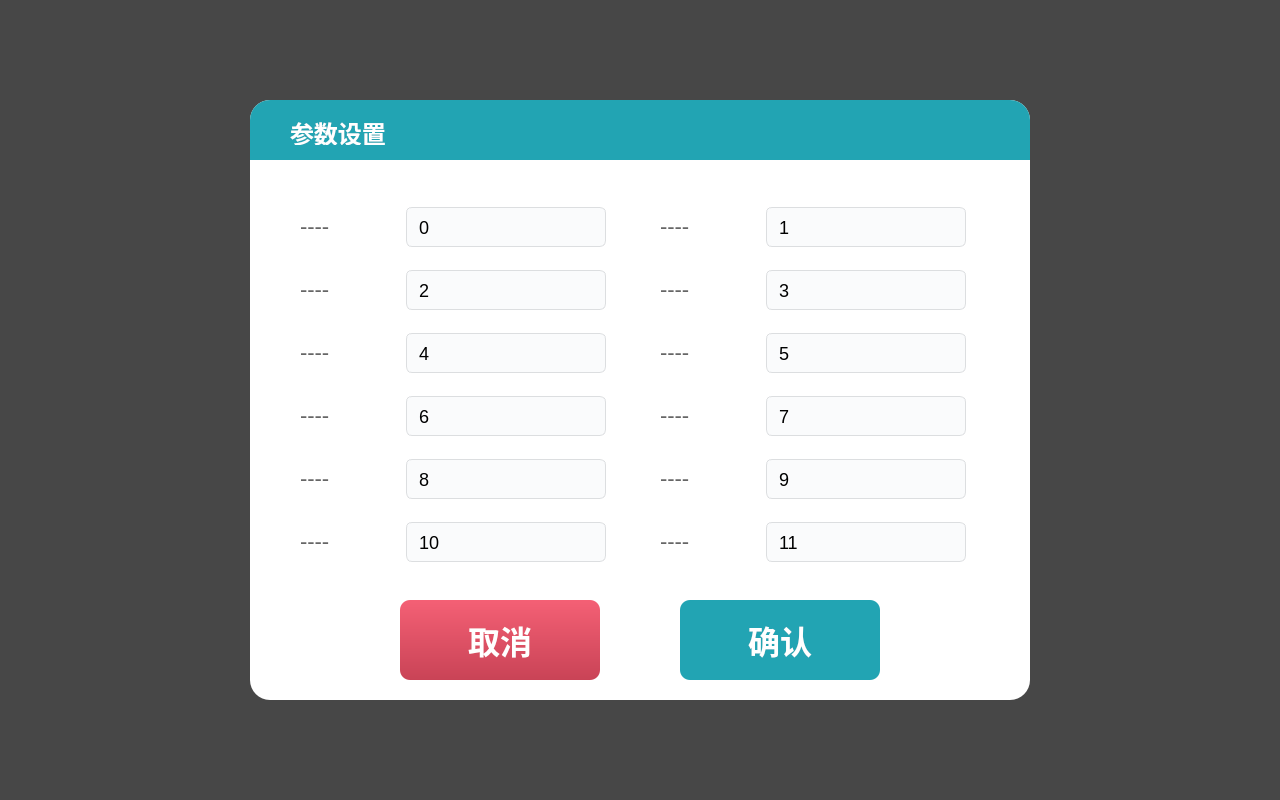
<?xml version="1.0" encoding="UTF-8"?>
<ui version="4.0">
 <class>DSampleApplyParams</class>
 <widget class="QWidget" name="DSampleApplyParams">
  <property name="geometry">
   <rect>
    <x>0</x>
    <y>0</y>
    <width>1280</width>
    <height>800</height>
   </rect>
  </property>
  <property name="windowTitle">
   <string>Form</string>
  </property>
  <property name="styleSheet">
   <string notr="true">image: none;
background: none;

background-color: rgba(0, 0, 0, 120);</string>
  </property>
  <layout class="QGridLayout" name="gridLayout">
   <item row="2" column="1">
    <spacer name="verticalSpacer_2">
     <property name="orientation">
      <enum>Qt::Vertical</enum>
     </property>
     <property name="sizeHint" stdset="0">
      <size>
       <width>20</width>
       <height>132</height>
      </size>
     </property>
    </spacer>
   </item>
   <item row="1" column="0">
    <spacer name="horizontalSpacer">
     <property name="orientation">
      <enum>Qt::Horizontal</enum>
     </property>
     <property name="sizeHint" stdset="0">
      <size>
       <width>232</width>
       <height>20</height>
      </size>
     </property>
    </spacer>
   </item>
   <item row="1" column="2">
    <spacer name="horizontalSpacer_2">
     <property name="orientation">
      <enum>Qt::Horizontal</enum>
     </property>
     <property name="sizeHint" stdset="0">
      <size>
       <width>232</width>
       <height>20</height>
      </size>
     </property>
    </spacer>
   </item>
   <item row="0" column="1">
    <spacer name="verticalSpacer">
     <property name="orientation">
      <enum>Qt::Vertical</enum>
     </property>
     <property name="sizeHint" stdset="0">
      <size>
       <width>20</width>
       <height>132</height>
      </size>
     </property>
    </spacer>
   </item>
   <item row="1" column="1">
    <widget class="QWidget" name="widget" native="true">
     <property name="minimumSize">
      <size>
       <width>780</width>
       <height>600</height>
      </size>
     </property>
     <property name="styleSheet">
      <string notr="true">image: none;
border-image: none;
background-image: none;

background: #FFFFFF;
border-radius: 20px;</string>
     </property>
     <widget class="QLabel" name="label_name">
      <property name="geometry">
       <rect>
        <x>40</x>
        <y>20</y>
        <width>241</width>
        <height>25</height>
       </rect>
      </property>
      <property name="styleSheet">
       <string notr="true">background: transparent;

width: 46px;
height: 23px;
font-family: PingFang SC;
font-weight: 500;
font-size: 24px;
color: #ffffff;
line-height: 34px;</string>
      </property>
      <property name="text">
       <string>参数设置</string>
      </property>
     </widget>
     <widget class="QWidget" name="layoutWidget">
      <property name="geometry">
       <rect>
        <x>50</x>
        <y>90</y>
        <width>666</width>
        <height>391</height>
       </rect>
      </property>
      <layout class="QGridLayout" name="gridLayout_2">
       <item row="3" column="0">
        <widget class="QLabel" name="label_paramsName_6">
         <property name="sizePolicy">
          <sizepolicy hsizetype="Fixed" vsizetype="Minimum">
           <horstretch>0</horstretch>
           <verstretch>0</verstretch>
          </sizepolicy>
         </property>
         <property name="minimumSize">
          <size>
           <width>100</width>
           <height>25</height>
          </size>
         </property>
         <property name="maximumSize">
          <size>
           <width>100</width>
           <height>25</height>
          </size>
         </property>
         <property name="styleSheet">
          <string notr="true">font-size: 22px;
font-family: &quot;PingFang SC&quot;;
color: #666666;
</string>
         </property>
         <property name="text">
          <string>----</string>
         </property>
        </widget>
       </item>
       <item row="5" column="4">
        <widget class="QLineEdit" name="edit_params_11">
         <property name="sizePolicy">
          <sizepolicy hsizetype="Fixed" vsizetype="Fixed">
           <horstretch>0</horstretch>
           <verstretch>0</verstretch>
          </sizepolicy>
         </property>
         <property name="minimumSize">
          <size>
           <width>200</width>
           <height>40</height>
          </size>
         </property>
         <property name="maximumSize">
          <size>
           <width>200</width>
           <height>40</height>
          </size>
         </property>
         <property name="styleSheet">
          <string notr="true">background: #FAFBFC;
border: 1px solid #DCDEE0;
border-radius: 6px;
font-size: 18px;
font-family: &quot;PingFang SC&quot;;
padding-left: 10px;</string>
         </property>
         <property name="text">
          <string>11</string>
         </property>
        </widget>
       </item>
       <item row="3" column="1">
        <widget class="QLineEdit" name="edit_params_6">
         <property name="sizePolicy">
          <sizepolicy hsizetype="Fixed" vsizetype="Fixed">
           <horstretch>0</horstretch>
           <verstretch>0</verstretch>
          </sizepolicy>
         </property>
         <property name="minimumSize">
          <size>
           <width>200</width>
           <height>40</height>
          </size>
         </property>
         <property name="maximumSize">
          <size>
           <width>200</width>
           <height>40</height>
          </size>
         </property>
         <property name="styleSheet">
          <string notr="true">background: #FAFBFC;
border: 1px solid #DCDEE0;
border-radius: 6px;
font-size: 18px;
font-family: &quot;PingFang SC&quot;;
padding-left: 10px;</string>
         </property>
         <property name="text">
          <string>6</string>
         </property>
        </widget>
       </item>
       <item row="2" column="4">
        <widget class="QLineEdit" name="edit_params_5">
         <property name="sizePolicy">
          <sizepolicy hsizetype="Fixed" vsizetype="Fixed">
           <horstretch>0</horstretch>
           <verstretch>0</verstretch>
          </sizepolicy>
         </property>
         <property name="minimumSize">
          <size>
           <width>200</width>
           <height>40</height>
          </size>
         </property>
         <property name="maximumSize">
          <size>
           <width>200</width>
           <height>40</height>
          </size>
         </property>
         <property name="styleSheet">
          <string notr="true">background: #FAFBFC;
border: 1px solid #DCDEE0;
border-radius: 6px;
font-size: 18px;
font-family: &quot;PingFang SC&quot;;
padding-left: 10px;</string>
         </property>
         <property name="text">
          <string>5</string>
         </property>
        </widget>
       </item>
       <item row="5" column="3">
        <widget class="QLabel" name="label_paramsName_11">
         <property name="sizePolicy">
          <sizepolicy hsizetype="Fixed" vsizetype="Minimum">
           <horstretch>0</horstretch>
           <verstretch>0</verstretch>
          </sizepolicy>
         </property>
         <property name="minimumSize">
          <size>
           <width>100</width>
           <height>25</height>
          </size>
         </property>
         <property name="maximumSize">
          <size>
           <width>100</width>
           <height>25</height>
          </size>
         </property>
         <property name="styleSheet">
          <string notr="true">font-size: 22px;
font-family: &quot;PingFang SC&quot;;
color: #666666;
</string>
         </property>
         <property name="text">
          <string>----</string>
         </property>
        </widget>
       </item>
       <item row="2" column="3">
        <widget class="QLabel" name="label_paramsName_5">
         <property name="sizePolicy">
          <sizepolicy hsizetype="Fixed" vsizetype="Minimum">
           <horstretch>0</horstretch>
           <verstretch>0</verstretch>
          </sizepolicy>
         </property>
         <property name="minimumSize">
          <size>
           <width>100</width>
           <height>25</height>
          </size>
         </property>
         <property name="maximumSize">
          <size>
           <width>100</width>
           <height>25</height>
          </size>
         </property>
         <property name="styleSheet">
          <string notr="true">font-size: 22px;
font-family: &quot;PingFang SC&quot;;
color: #666666;
</string>
         </property>
         <property name="text">
          <string>----</string>
         </property>
        </widget>
       </item>
       <item row="1" column="4">
        <widget class="QLineEdit" name="edit_params_3">
         <property name="sizePolicy">
          <sizepolicy hsizetype="Fixed" vsizetype="Fixed">
           <horstretch>0</horstretch>
           <verstretch>0</verstretch>
          </sizepolicy>
         </property>
         <property name="minimumSize">
          <size>
           <width>200</width>
           <height>40</height>
          </size>
         </property>
         <property name="maximumSize">
          <size>
           <width>200</width>
           <height>40</height>
          </size>
         </property>
         <property name="styleSheet">
          <string notr="true">background: #FAFBFC;
border: 1px solid #DCDEE0;
border-radius: 6px;
font-size: 18px;
font-family: &quot;PingFang SC&quot;;
padding-left: 10px;</string>
         </property>
         <property name="text">
          <string>3</string>
         </property>
        </widget>
       </item>
       <item row="1" column="1">
        <widget class="QLineEdit" name="edit_params_2">
         <property name="sizePolicy">
          <sizepolicy hsizetype="Fixed" vsizetype="Fixed">
           <horstretch>0</horstretch>
           <verstretch>0</verstretch>
          </sizepolicy>
         </property>
         <property name="minimumSize">
          <size>
           <width>200</width>
           <height>40</height>
          </size>
         </property>
         <property name="maximumSize">
          <size>
           <width>200</width>
           <height>40</height>
          </size>
         </property>
         <property name="styleSheet">
          <string notr="true">background: #FAFBFC;
border: 1px solid #DCDEE0;
border-radius: 6px;
font-size: 18px;
font-family: &quot;PingFang SC&quot;;
padding-left: 10px;</string>
         </property>
         <property name="text">
          <string>2</string>
         </property>
        </widget>
       </item>
       <item row="4" column="4">
        <widget class="QLineEdit" name="edit_params_9">
         <property name="sizePolicy">
          <sizepolicy hsizetype="Fixed" vsizetype="Fixed">
           <horstretch>0</horstretch>
           <verstretch>0</verstretch>
          </sizepolicy>
         </property>
         <property name="minimumSize">
          <size>
           <width>200</width>
           <height>40</height>
          </size>
         </property>
         <property name="maximumSize">
          <size>
           <width>200</width>
           <height>40</height>
          </size>
         </property>
         <property name="styleSheet">
          <string notr="true">background: #FAFBFC;
border: 1px solid #DCDEE0;
border-radius: 6px;
font-size: 18px;
font-family: &quot;PingFang SC&quot;;
padding-left: 10px;</string>
         </property>
         <property name="text">
          <string>9</string>
         </property>
        </widget>
       </item>
       <item row="0" column="4">
        <widget class="QLineEdit" name="edit_params_1">
         <property name="sizePolicy">
          <sizepolicy hsizetype="Fixed" vsizetype="Fixed">
           <horstretch>0</horstretch>
           <verstretch>0</verstretch>
          </sizepolicy>
         </property>
         <property name="minimumSize">
          <size>
           <width>200</width>
           <height>40</height>
          </size>
         </property>
         <property name="maximumSize">
          <size>
           <width>200</width>
           <height>40</height>
          </size>
         </property>
         <property name="styleSheet">
          <string notr="true">background: #FAFBFC;
border: 1px solid #DCDEE0;
border-radius: 6px;
font-size: 18px;
font-family: &quot;PingFang SC&quot;;
padding-left: 10px;</string>
         </property>
         <property name="text">
          <string>1</string>
         </property>
        </widget>
       </item>
       <item row="4" column="0">
        <widget class="QLabel" name="label_paramsName_8">
         <property name="sizePolicy">
          <sizepolicy hsizetype="Fixed" vsizetype="Minimum">
           <horstretch>0</horstretch>
           <verstretch>0</verstretch>
          </sizepolicy>
         </property>
         <property name="minimumSize">
          <size>
           <width>100</width>
           <height>25</height>
          </size>
         </property>
         <property name="maximumSize">
          <size>
           <width>100</width>
           <height>25</height>
          </size>
         </property>
         <property name="styleSheet">
          <string notr="true">font-size: 22px;
font-family: &quot;PingFang SC&quot;;
color: #666666;
</string>
         </property>
         <property name="text">
          <string>----</string>
         </property>
        </widget>
       </item>
       <item row="0" column="0">
        <widget class="QLabel" name="label_paramsName_0">
         <property name="sizePolicy">
          <sizepolicy hsizetype="Fixed" vsizetype="Minimum">
           <horstretch>0</horstretch>
           <verstretch>0</verstretch>
          </sizepolicy>
         </property>
         <property name="minimumSize">
          <size>
           <width>100</width>
           <height>25</height>
          </size>
         </property>
         <property name="maximumSize">
          <size>
           <width>100</width>
           <height>25</height>
          </size>
         </property>
         <property name="styleSheet">
          <string notr="true">font-size: 22px;
font-family: &quot;PingFang SC&quot;;
color: #666666;
</string>
         </property>
         <property name="text">
          <string>----</string>
         </property>
        </widget>
       </item>
       <item row="1" column="0">
        <widget class="QLabel" name="label_paramsName_2">
         <property name="sizePolicy">
          <sizepolicy hsizetype="Fixed" vsizetype="Minimum">
           <horstretch>0</horstretch>
           <verstretch>0</verstretch>
          </sizepolicy>
         </property>
         <property name="minimumSize">
          <size>
           <width>100</width>
           <height>25</height>
          </size>
         </property>
         <property name="maximumSize">
          <size>
           <width>100</width>
           <height>25</height>
          </size>
         </property>
         <property name="styleSheet">
          <string notr="true">font-size: 22px;
font-family: &quot;PingFang SC&quot;;
color: #666666;
</string>
         </property>
         <property name="text">
          <string>----</string>
         </property>
        </widget>
       </item>
       <item row="2" column="1">
        <widget class="QLineEdit" name="edit_params_4">
         <property name="sizePolicy">
          <sizepolicy hsizetype="Fixed" vsizetype="Fixed">
           <horstretch>0</horstretch>
           <verstretch>0</verstretch>
          </sizepolicy>
         </property>
         <property name="minimumSize">
          <size>
           <width>200</width>
           <height>40</height>
          </size>
         </property>
         <property name="maximumSize">
          <size>
           <width>200</width>
           <height>40</height>
          </size>
         </property>
         <property name="styleSheet">
          <string notr="true">background: #FAFBFC;
border: 1px solid #DCDEE0;
border-radius: 6px;
font-size: 18px;
font-family: &quot;PingFang SC&quot;;
padding-left: 10px;</string>
         </property>
         <property name="text">
          <string>4</string>
         </property>
        </widget>
       </item>
       <item row="1" column="3">
        <widget class="QLabel" name="label_paramsName_3">
         <property name="sizePolicy">
          <sizepolicy hsizetype="Fixed" vsizetype="Minimum">
           <horstretch>0</horstretch>
           <verstretch>0</verstretch>
          </sizepolicy>
         </property>
         <property name="minimumSize">
          <size>
           <width>100</width>
           <height>25</height>
          </size>
         </property>
         <property name="maximumSize">
          <size>
           <width>100</width>
           <height>25</height>
          </size>
         </property>
         <property name="styleSheet">
          <string notr="true">font-size: 22px;
font-family: &quot;PingFang SC&quot;;
color: #666666;
</string>
         </property>
         <property name="text">
          <string>----</string>
         </property>
        </widget>
       </item>
       <item row="5" column="1">
        <widget class="QLineEdit" name="edit_params_10">
         <property name="sizePolicy">
          <sizepolicy hsizetype="Fixed" vsizetype="Fixed">
           <horstretch>0</horstretch>
           <verstretch>0</verstretch>
          </sizepolicy>
         </property>
         <property name="minimumSize">
          <size>
           <width>200</width>
           <height>40</height>
          </size>
         </property>
         <property name="maximumSize">
          <size>
           <width>200</width>
           <height>40</height>
          </size>
         </property>
         <property name="styleSheet">
          <string notr="true">background: #FAFBFC;
border: 1px solid #DCDEE0;
border-radius: 6px;
font-size: 18px;
font-family: &quot;PingFang SC&quot;;
padding-left: 10px;</string>
         </property>
         <property name="text">
          <string>10</string>
         </property>
        </widget>
       </item>
       <item row="4" column="1">
        <widget class="QLineEdit" name="edit_params_8">
         <property name="sizePolicy">
          <sizepolicy hsizetype="Fixed" vsizetype="Fixed">
           <horstretch>0</horstretch>
           <verstretch>0</verstretch>
          </sizepolicy>
         </property>
         <property name="minimumSize">
          <size>
           <width>200</width>
           <height>40</height>
          </size>
         </property>
         <property name="maximumSize">
          <size>
           <width>200</width>
           <height>40</height>
          </size>
         </property>
         <property name="styleSheet">
          <string notr="true">background: #FAFBFC;
border: 1px solid #DCDEE0;
border-radius: 6px;
font-size: 18px;
font-family: &quot;PingFang SC&quot;;
padding-left: 10px;</string>
         </property>
         <property name="text">
          <string>8</string>
         </property>
        </widget>
       </item>
       <item row="5" column="0">
        <widget class="QLabel" name="label_paramsName_10">
         <property name="sizePolicy">
          <sizepolicy hsizetype="Fixed" vsizetype="Minimum">
           <horstretch>0</horstretch>
           <verstretch>0</verstretch>
          </sizepolicy>
         </property>
         <property name="minimumSize">
          <size>
           <width>100</width>
           <height>25</height>
          </size>
         </property>
         <property name="maximumSize">
          <size>
           <width>100</width>
           <height>25</height>
          </size>
         </property>
         <property name="styleSheet">
          <string notr="true">font-size: 22px;
font-family: &quot;PingFang SC&quot;;
color: #666666;
</string>
         </property>
         <property name="text">
          <string>----</string>
         </property>
        </widget>
       </item>
       <item row="0" column="2">
        <spacer name="horizontalSpacer_3">
         <property name="orientation">
          <enum>Qt::Horizontal</enum>
         </property>
         <property name="sizeHint" stdset="0">
          <size>
           <width>40</width>
           <height>20</height>
          </size>
         </property>
        </spacer>
       </item>
       <item row="3" column="3">
        <widget class="QLabel" name="label_paramsName_7">
         <property name="sizePolicy">
          <sizepolicy hsizetype="Fixed" vsizetype="Minimum">
           <horstretch>0</horstretch>
           <verstretch>0</verstretch>
          </sizepolicy>
         </property>
         <property name="minimumSize">
          <size>
           <width>100</width>
           <height>25</height>
          </size>
         </property>
         <property name="maximumSize">
          <size>
           <width>100</width>
           <height>25</height>
          </size>
         </property>
         <property name="styleSheet">
          <string notr="true">font-size: 22px;
font-family: &quot;PingFang SC&quot;;
color: #666666;
</string>
         </property>
         <property name="text">
          <string>----</string>
         </property>
        </widget>
       </item>
       <item row="3" column="4">
        <widget class="QLineEdit" name="edit_params_7">
         <property name="sizePolicy">
          <sizepolicy hsizetype="Fixed" vsizetype="Fixed">
           <horstretch>0</horstretch>
           <verstretch>0</verstretch>
          </sizepolicy>
         </property>
         <property name="minimumSize">
          <size>
           <width>200</width>
           <height>40</height>
          </size>
         </property>
         <property name="maximumSize">
          <size>
           <width>200</width>
           <height>40</height>
          </size>
         </property>
         <property name="styleSheet">
          <string notr="true">background: #FAFBFC;
border: 1px solid #DCDEE0;
border-radius: 6px;
font-size: 18px;
font-family: &quot;PingFang SC&quot;;
padding-left: 10px;</string>
         </property>
         <property name="text">
          <string>7</string>
         </property>
        </widget>
       </item>
       <item row="2" column="0">
        <widget class="QLabel" name="label_paramsName_4">
         <property name="sizePolicy">
          <sizepolicy hsizetype="Fixed" vsizetype="Minimum">
           <horstretch>0</horstretch>
           <verstretch>0</verstretch>
          </sizepolicy>
         </property>
         <property name="minimumSize">
          <size>
           <width>100</width>
           <height>25</height>
          </size>
         </property>
         <property name="maximumSize">
          <size>
           <width>100</width>
           <height>25</height>
          </size>
         </property>
         <property name="styleSheet">
          <string notr="true">font-size: 22px;
font-family: &quot;PingFang SC&quot;;
color: #666666;
</string>
         </property>
         <property name="text">
          <string>----</string>
         </property>
        </widget>
       </item>
       <item row="0" column="3">
        <widget class="QLabel" name="label_paramsName_1">
         <property name="sizePolicy">
          <sizepolicy hsizetype="Fixed" vsizetype="Minimum">
           <horstretch>0</horstretch>
           <verstretch>0</verstretch>
          </sizepolicy>
         </property>
         <property name="minimumSize">
          <size>
           <width>100</width>
           <height>25</height>
          </size>
         </property>
         <property name="maximumSize">
          <size>
           <width>100</width>
           <height>25</height>
          </size>
         </property>
         <property name="styleSheet">
          <string notr="true">font-size: 22px;
font-family: &quot;PingFang SC&quot;;
color: #666666;
</string>
         </property>
         <property name="text">
          <string>----</string>
         </property>
        </widget>
       </item>
       <item row="4" column="3">
        <widget class="QLabel" name="label_paramsName_9">
         <property name="sizePolicy">
          <sizepolicy hsizetype="Fixed" vsizetype="Minimum">
           <horstretch>0</horstretch>
           <verstretch>0</verstretch>
          </sizepolicy>
         </property>
         <property name="minimumSize">
          <size>
           <width>100</width>
           <height>25</height>
          </size>
         </property>
         <property name="maximumSize">
          <size>
           <width>100</width>
           <height>25</height>
          </size>
         </property>
         <property name="styleSheet">
          <string notr="true">font-size: 22px;
font-family: &quot;PingFang SC&quot;;
color: #666666;
</string>
         </property>
         <property name="text">
          <string>----</string>
         </property>
        </widget>
       </item>
       <item row="0" column="1">
        <widget class="QLineEdit" name="edit_params_0">
         <property name="sizePolicy">
          <sizepolicy hsizetype="Fixed" vsizetype="Fixed">
           <horstretch>0</horstretch>
           <verstretch>0</verstretch>
          </sizepolicy>
         </property>
         <property name="minimumSize">
          <size>
           <width>200</width>
           <height>40</height>
          </size>
         </property>
         <property name="maximumSize">
          <size>
           <width>200</width>
           <height>40</height>
          </size>
         </property>
         <property name="styleSheet">
          <string notr="true">background: #FAFBFC;
border: 1px solid #DCDEE0;
border-radius: 6px;
font-size: 18px;
font-family: &quot;PingFang SC&quot;;
padding-left: 10px;</string>
         </property>
         <property name="text">
          <string>0</string>
         </property>
        </widget>
       </item>
      </layout>
     </widget>
     <widget class="QPushButton" name="btn_no">
      <property name="geometry">
       <rect>
        <x>150</x>
        <y>500</y>
        <width>200</width>
        <height>80</height>
       </rect>
      </property>
      <property name="sizePolicy">
       <sizepolicy hsizetype="Expanding" vsizetype="Expanding">
        <horstretch>0</horstretch>
        <verstretch>0</verstretch>
       </sizepolicy>
      </property>
      <property name="maximumSize">
       <size>
        <width>1111</width>
        <height>1111</height>
       </size>
      </property>
      <property name="styleSheet">
       <string notr="true">background: transparent;
background-color: qlineargradient(spread:pad, x1:0, y1:0, x2:0, y2:1, stop:0 rgba(244, 96, 117, 255), stop:1 rgba(201, 67, 86, 255));
border-radius: 10px;
font-weight: bold;
color: white;
font-size: 32px;
font-family: PingFang SC;</string>
      </property>
      <property name="text">
       <string>取消</string>
      </property>
      <property name="flat">
       <bool>true</bool>
      </property>
     </widget>
     <widget class="QPushButton" name="btn_yes">
      <property name="geometry">
       <rect>
        <x>430</x>
        <y>500</y>
        <width>200</width>
        <height>80</height>
       </rect>
      </property>
      <property name="sizePolicy">
       <sizepolicy hsizetype="Expanding" vsizetype="Expanding">
        <horstretch>0</horstretch>
        <verstretch>0</verstretch>
       </sizepolicy>
      </property>
      <property name="maximumSize">
       <size>
        <width>1111</width>
        <height>1111</height>
       </size>
      </property>
      <property name="styleSheet">
       <string notr="true">background: #22A4B3;
border-radius: 10px;

font-family: PingFang SC;
font-weight: bold;
font-size: 32px;
color: #FFFFFF;
line-height: 42px;</string>
      </property>
      <property name="text">
       <string>确认</string>
      </property>
      <property name="flat">
       <bool>true</bool>
      </property>
     </widget>
     <widget class="QWidget" name="widget_5" native="true">
      <property name="geometry">
       <rect>
        <x>0</x>
        <y>0</y>
        <width>780</width>
        <height>60</height>
       </rect>
      </property>
      <property name="minimumSize">
       <size>
        <width>480</width>
        <height>40</height>
       </size>
      </property>
      <property name="styleSheet">
       <string notr="true">border: none;
background: none;
image: none;

background: #22a4b3;

border-top-left-radius: 20px;
border-top-right-radius: 20px;
border-bottom-left-radius: 0px;
border-bottom-right-radius: 0px;</string>
      </property>
     </widget>
     <zorder>widget_5</zorder>
     <zorder>label_name</zorder>
     <zorder>layoutWidget</zorder>
     <zorder>btn_no</zorder>
     <zorder>btn_yes</zorder>
    </widget>
   </item>
  </layout>
 </widget>
 <resources/>
 <connections/>
</ui>
